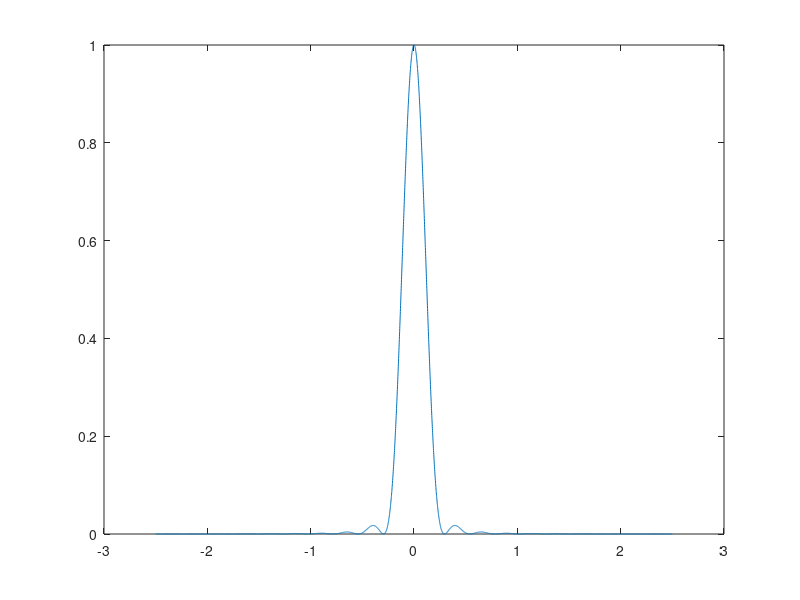

Here is the MATLAB script that generated this plot: (Note: this script raises an error after producing the figure.)

% BASIC IMAGE ANALYSIS SCRIPT
% This script is intended as an example to help you analyze the pictures you have acquired
% during the "Diffraction, interference and Fourier filtering" lab. Notice that you cannot
% simply run the algorithm "as it is", you will need to change a few things to make it
% work with your images (therefore you will have to understand it, contact your lab
% supervisor if you have questions). You can also write your own algorithm making
% different steps if you want (this here is just for inspiration).

close all; clear all;
%%
lamb = 632.8*10^-9;
b = 1.5*10^-4;
L = 0.972;
minima = [1.220,2.233,3.238];
new_b = @(y,m) abs(lamb.*minima(m)*L./y);%sind(th);
new_rel_err = @(y,m) (new_b(y,m)-b)./b;
rel_err = @(app,real) abs((app-real)./real);

thetas_analytical = deg2rad(-2.5:0.001:2.5);
k = pi./lamb;

%inter = cos(alph).^2;
X = 2*k*(b/2)*sin(thetas_analytical);
R = (2*besselj(1,X)./X).^2;
R = R./max(R);
plot(rad2deg(thetas_analytical),R);
%% Import the image to Matlab
path = 'Images/CircularApature/circularApature.jpg';
channel = 1;
rotation = 2.7;
sec_x = 1500:3000;
sec_y = 1300:1310;
baseline_sign = 0; % No baseline subtraction or addition
shift = (604+929)/2;
S = (135/5);
L = 0.972;
show_steps = true;
mm_limit = [-100,100];
deg_limit = [-2,2];
offset = 400;
[xAxisDeg, xAxisMm, data3] = image_process(path,channel,rotation,sec_x, ...
               sec_y,baseline_sign,shift,S,L,show_steps,mm_limit,deg_limit,offset);

%%
% Diffraction : b
visualize = true;
[PKS,LOCS] = find_min(data3,xAxisMm,1,inf,visualize);
y_diffraction = LOCS*10^-3;
if visualize
    grid on;
    xlabel('mm - displacement');
    ylabel('Normalized signal');
    title('Normalized signal vs angle with Min peaks');
    xlim([-30 , 30]);
    ylim([0 , 1]);
end
if show_steps
    plot(xAxisDeg,data3);
    hold on
    degs = atand(y_diffraction/L);
    scatter(degs,PKS,'r^','filled');
    plot(rad2deg(thetas_analytical),R,"m")
    hold off
    grid on;
    xlabel('Angle (°)');
    ylabel('Normalized signal');
    title('Normalized signal vs angle with Min peaks');
    xlim([-2 , 2]);
    ylim([0 , 1]);
end
left_hand = sum(y_diffraction<0);
right_hand = sum(y_diffraction>=0);
m = [-left_hand:-1 1:right_hand];
mabs = abs(m);
valid_minima = mabs<=3; % Could only find the m-values for minima 1,2 & 3.
y_diffraction = y_diffraction(valid_minima);
mabs = mabs(valid_minima);
slit_widths = new_b(y_diffraction,mabs);
d_mean = mean(slit_widths);
d_std = std(slit_widths);
%% Diffraction Error:
N_diff = length(slit_widths);
dL = 5*10^-3;
dP = 25;
dy = dP/(S*10^3);
mabs_circ = minima(mabs);
dd =sqrt((dL*lamb*mabs_circ./y_diffraction).^2+(mabs_circ.*L*dy*lamb./(y_diffraction.^2)).^2);
dd_mean = mean(dd);
dd_std = std(dd);
fprintf("Diffraction Circular\n");
fprintf("d = %.3e +- %.3e\n",d_mean,dd_mean);
fprintf("d_std = %.3e \n",d_std);
fprintf("Error std = %.3e \n",dd_std);
fprintf("Relative Error = %.3e \n\n",rel_err(d_mean,b));


